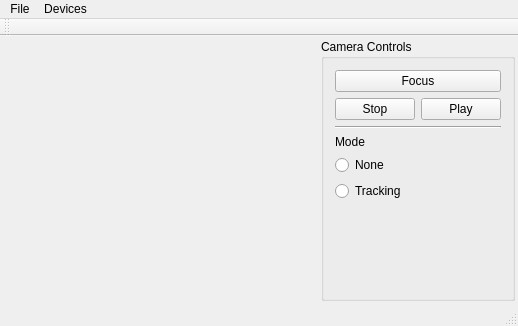
<?xml version="1.0" encoding="UTF-8"?>
<ui version="4.0">
 <class>OpenCVMainWindowBase</class>
 <widget class="QMainWindow" name="OpenCVMainWindowBase">
  <property name="geometry">
   <rect>
    <x>0</x>
    <y>0</y>
    <width>518</width>
    <height>326</height>
   </rect>
  </property>
  <property name="windowTitle">
   <string>OpenCVMainWindow</string>
  </property>
  <widget class="QWidget" name="centralWidget">
   <layout class="QHBoxLayout" name="horizontalLayout" stretch="1,0">
    <property name="spacing">
     <number>3</number>
    </property>
    <property name="leftMargin">
     <number>3</number>
    </property>
    <property name="topMargin">
     <number>3</number>
    </property>
    <property name="rightMargin">
     <number>3</number>
    </property>
    <property name="bottomMargin">
     <number>3</number>
    </property>
    <item>
     <widget class="QCameraViewfinder" name="cameraView" native="true"/>
    </item>
    <item>
     <widget class="QGroupBox" name="controlsGroupBox">
      <property name="title">
       <string>Camera Controls</string>
      </property>
      <layout class="QVBoxLayout" name="verticalLayout">
       <item>
        <widget class="QPushButton" name="focusButon">
         <property name="text">
          <string>Focus</string>
         </property>
        </widget>
       </item>
       <item>
        <layout class="QHBoxLayout" name="buttonLayout">
         <item>
          <widget class="QPushButton" name="stopButton">
           <property name="text">
            <string>Stop</string>
           </property>
          </widget>
         </item>
         <item>
          <widget class="QPushButton" name="playPauseButton">
           <property name="text">
            <string>Play</string>
           </property>
          </widget>
         </item>
        </layout>
       </item>
       <item>
        <widget class="Line" name="lineSeparator">
         <property name="orientation">
          <enum>Qt::Horizontal</enum>
         </property>
        </widget>
       </item>
       <item>
        <layout class="QVBoxLayout" name="modeLayout">
         <item>
          <widget class="QLabel" name="modeLabel">
           <property name="text">
            <string>Mode</string>
           </property>
          </widget>
         </item>
         <item>
          <widget class="QRadioButton" name="noneRadioButton">
           <property name="text">
            <string>None</string>
           </property>
          </widget>
         </item>
         <item>
          <widget class="QRadioButton" name="trackingRadioButton">
           <property name="text">
            <string>Tracking</string>
           </property>
          </widget>
         </item>
        </layout>
       </item>
       <item>
        <spacer name="verticalSpacer">
         <property name="orientation">
          <enum>Qt::Vertical</enum>
         </property>
         <property name="sizeHint" stdset="0">
          <size>
           <width>20</width>
           <height>40</height>
          </size>
         </property>
        </spacer>
       </item>
      </layout>
     </widget>
    </item>
   </layout>
  </widget>
  <widget class="QMenuBar" name="menuBar">
   <property name="geometry">
    <rect>
     <x>0</x>
     <y>0</y>
     <width>518</width>
     <height>22</height>
    </rect>
   </property>
   <widget class="QMenu" name="menuFile">
    <property name="title">
     <string>File</string>
    </property>
   </widget>
   <widget class="QMenu" name="menuDevices">
    <property name="title">
     <string>Devices</string>
    </property>
   </widget>
   <addaction name="menuFile"/>
   <addaction name="menuDevices"/>
  </widget>
  <widget class="QToolBar" name="mainToolBar">
   <attribute name="toolBarArea">
    <enum>TopToolBarArea</enum>
   </attribute>
   <attribute name="toolBarBreak">
    <bool>false</bool>
   </attribute>
  </widget>
  <widget class="QStatusBar" name="statusBar"/>
 </widget>
 <layoutdefault spacing="6" margin="11"/>
 <customwidgets>
  <customwidget>
   <class>QCameraViewfinder</class>
   <extends>QWidget</extends>
   <header>qcameraviewfinder.h</header>
   <container>1</container>
  </customwidget>
 </customwidgets>
 <resources/>
 <connections/>
</ui>
